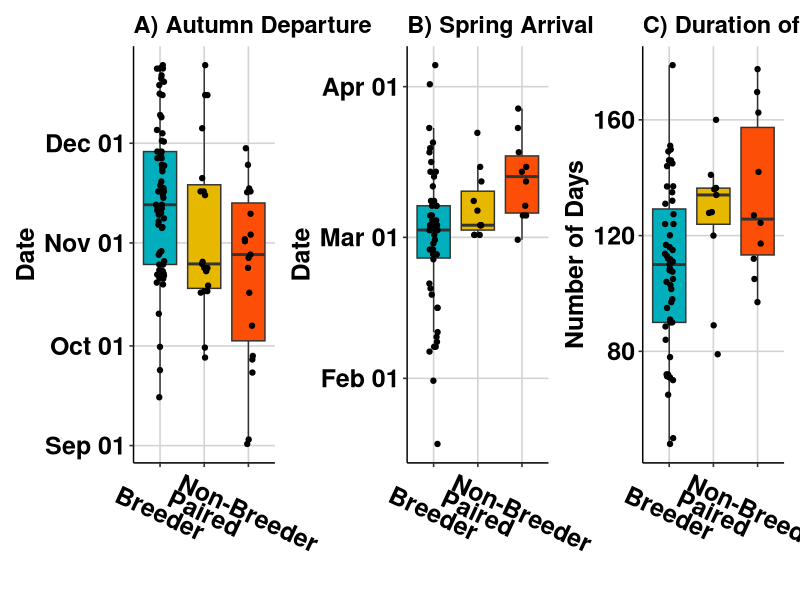
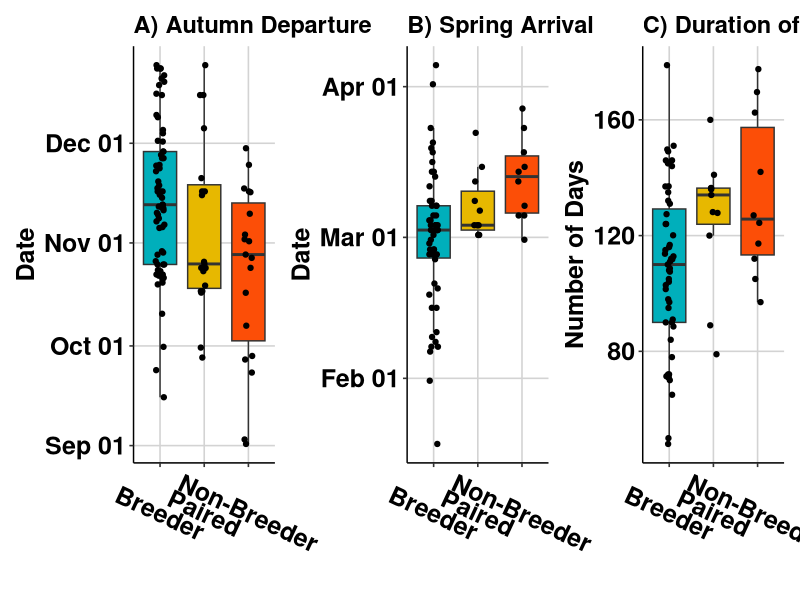

These charts were generated, in order, by the following R code:
# Breeding status vs migration timing

library(here)
library(tidyverse)
library(lubridate)
library(ggpubr)
library(patchwork)

# read in migration metrics output
param_df<-read_csv(here("output/post_march_2024/migration_metrics_v4.csv"))

# Merge additional info onto dataframe
ids<-read_csv(here("ids.csv"))
param_df<-param_df %>% 
  left_join(., ids,
            by=c("swan_ID" = "id")) %>% 
  select(-mate_present, -'mass (kg)', -'skull (mm)',-'tarsus (mm)', -comments) %>% 
  rename(breeding_status="breeding_status(if cygnets=breeder; if mate=paired;else non-breeder or cygnet)",
         id_year=year)


# Translate back to dates from julian day
p_dates<-param_df %>% 
  mutate(across(c(fall_mig_onset, 
                  spring_arrival),
                ~ifelse(.<186, .+181, .-185)))

# remove a swan with only partial info
p_dates<-p_dates %>% 
  filter(!id_year%in%"8P-2021-2022")

p_dates<-p_dates %>% 
  mutate(across(c(fall_mig_onset, 
                  spring_arrival),
                ~as.Date(., origin="2019-12-31")))

# Add specific years for the fall and spring events (fall_onset and spring_arrival) to track yearly variation
p_dates<-p_dates %>% 
  mutate(fall_yr=map_chr(strsplit(.$id_year, "-"), ~.x[2]),
         spring_yr=map_chr(strsplit(.$id_year, "-"), ~.x[3]))

# add column for entire year cycle
p_dates<-p_dates %>% 
  mutate(entire_yr=paste(map_chr(strsplit(.$id_year, "-"), ~.x[2]),
                         map_chr(strsplit(.$id_year, "-"), ~.x[3]), sep="-"))

# plot for timing of migration vs breeder/non-breeder/paired
autumn_onset<-p_dates %>% 
  filter(breeding_status%in%c("breeder", "non_breeder", "paired")) %>% 
  mutate(breeding_status=fct_relevel(breeding_status, "breeder", "paired", "non_breeder")) %>% 
  ggplot(., aes(breeding_status, fall_mig_onset,fill=breeding_status))+
  scale_x_discrete(labels=c("Breeder", "Paired", "Non-Breeder"))+
  geom_boxplot(outlier.shape = NA)+
  scale_y_date(date_labels = "%b %d")+
  geom_jitter(width = 0.1)+
  scale_fill_manual(values = c("#00AFBB", "#E7B800", "#FC4E07"))+
  ggtitle(label="A)")+
  labs(x="", y="Date")+
  theme_pubr()+
  theme(legend.position = "none")+
  theme(plot.title = element_text(size=17),
        axis.title.y=element_text(size=18),
        text=element_text(size=18, face='bold'),
        axis.text.x=element_text(angle=-25, vjust=0.5),
        panel.grid.major = element_line(colour="lightgrey"))+
  ggtitle("A) Autumn Departure")

spring_arrival<-p_dates %>% 
  filter(breeding_status%in%c("breeder", "non_breeder", "paired")) %>% 
  mutate(breeding_status=fct_relevel(breeding_status, "breeder", "paired", "non_breeder")) %>% 
  ggplot(., aes(breeding_status, spring_arrival,fill=breeding_status))+
  scale_x_discrete(labels=c("Breeder", "Paired", "Non-Breeder"))+
  geom_boxplot(outlier.shape = NA)+
  scale_y_date(date_labels = "%b %d")+
  geom_jitter(width = 0.1)+
  scale_fill_manual(values = c("#00AFBB", "#E7B800", "#FC4E07"))+
  ggtitle(label="B)")+
  labs(x="", y="Date")+
  theme_pubr()+
  theme(legend.position = "none")+
  theme(plot.title = element_text(size=17),
        axis.title.y=element_text(size=18),
        text=element_text(size=18, face='bold'),
        axis.text.x=element_text(angle=-25, vjust=0.5),
        panel.grid.major = element_line(colour="lightgrey"))+
  ggtitle("B) Spring Arrival")

breeding_duration<-p_dates %>% 
  filter(breeding_status%in%c("breeder", "non_breeder", "paired")) %>% 
  mutate(breeding_status=fct_relevel(breeding_status, "breeder", "paired", "non_breeder")) %>% 
  ggplot(., aes(breeding_status, mig_duration,fill=breeding_status))+
  scale_x_discrete(labels=c("Breeder", "Paired", "Non-Breeder"))+
  geom_boxplot(outlier.shape = NA)+
  geom_jitter(width = 0.1)+
  scale_fill_manual(values = c("#00AFBB", "#E7B800", "#FC4E07"))+
  ggtitle(label="C)")+
  labs(x="", y="Number of Days")+
  theme_pubr()+
  theme(legend.position = "none")+
  theme(plot.title = element_text(size=17),
        axis.title.y=element_text(size=18),
        text=element_text(size=18, face='bold'),
        axis.text.x=element_text(angle=-25, vjust=0.5),
        panel.grid.major = element_line(colour="lightgrey"))+
  ggtitle("C) Duration of Non-Breeding Period")

autumn_onset+spring_arrival+breeding_duration

breeding_timing<-autumn_onset+spring_arrival+breeding_duration

ggsave(here("figures/figs_for_manuscript/breeding_timing.tiff"),
       dpi=300, compression="lzw")